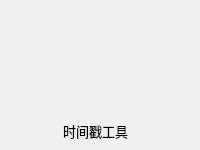
                           <widget class="QWidget" name="widget_39" native="true">
                            <property name="geometry">
                             <rect>
                              <x>910</x>
                              <y>10</y>
                              <width>200</width>
                              <height>150</height>
                             </rect>
                            </property>
                            <property name="minimumSize">
                             <size>
                              <width>200</width>
                              <height>150</height>
                             </size>
                            </property>
                            <property name="maximumSize">
                             <size>
                              <width>200</width>
                              <height>150</height>
                             </size>
                            </property>
                            <property name="styleSheet">
                             <string notr="true">#widget_39{
background-color: rgba(64, 96, 115, 255);
border-radius: 10px;
}</string>
                            </property>
                            <widget class="QWidget" name="widget_40" native="true">
                             <property name="geometry">
                              <rect>
                               <x>60</x>
                               <y>30</y>
                               <width>81</width>
                               <height>61</height>
                              </rect>
                             </property>
                             <property name="styleSheet">
                              <string notr="true">image: url(:/lib/timestamp.png);</string>
                             </property>
                            </widget>
                            <widget class="QLabel" name="label_19">
                             <property name="geometry">
                              <rect>
                               <x>20</x>
                               <y>120</y>
                               <width>151</width>
                               <height>21</height>
                              </rect>
                             </property>
                             <property name="font">
                              <font>
                               <family>OPPOSans B</family>
                               <pointsize>10</pointsize>
                              </font>
                             </property>
                             <property name="text">
                              <string>时间戳工具</string>
                             </property>
                             <property name="alignment">
                              <set>Qt::AlignCenter</set>
                             </property>
                            </widget>
                            <widget class="QToolButton" name="toolButton_15">
                             <property name="geometry">
                              <rect>
                               <x>160</x>
                               <y>0</y>
                               <width>40</width>
                               <height>40</height>
                              </rect>
                             </property>
                             <property name="minimumSize">
                              <size>
                               <width>40</width>
                               <height>40</height>
                              </size>
                             </property>
                             <property name="maximumSize">
                              <size>
                               <width>40</width>
                               <height>40</height>
                              </size>
                             </property>
                             <property name="styleSheet">
                              <string notr="true">QToolButton {
	
	color: rgb(217, 236, 237);
	background-color: rgba(255, 255, 255, 0);
	border: none;
}

QToolButton::menu-indicator { 
	image: None;
}

 
QToolButton:hover {
	color: rgb(255, 255, 255);
	background-color: rgba(255, 255, 255, 0);
	border: none;
}</string>
                             </property>
                             <property name="text">
                              <string/>
                             </property>
                             <property name="icon">
                              <iconset resource="lib.qrc">
                               <normaloff>:/lib/caozuo.png</normaloff>:/lib/caozuo.png</iconset>
                             </property>
                             <property name="iconSize">
                              <size>
                               <width>20</width>
                               <height>20</height>
                              </size>
                             </property>
                            </widget>
                           </widget>
